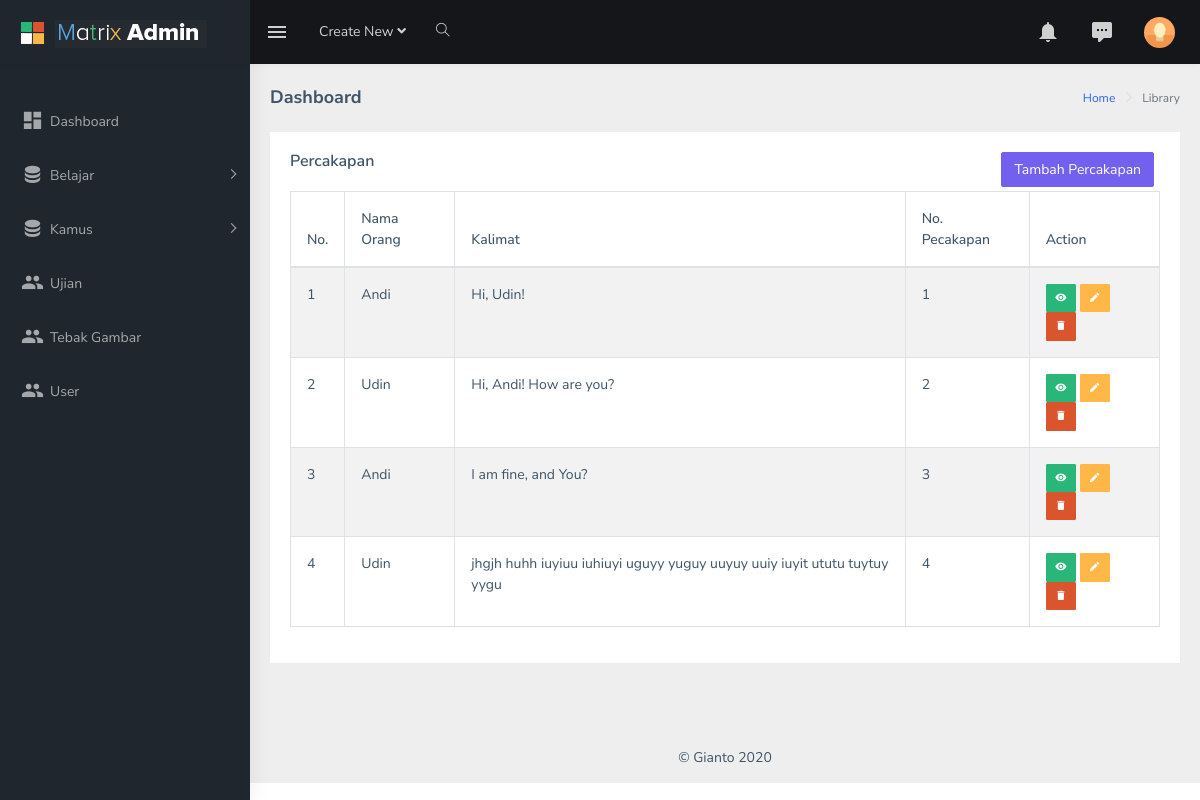
The page /index.php/data-belajar/percakapan on the database its author committed.
### tables this page shows
CREATE TABLE `percakapan` (
  `id_percakapan` int(11) NOT NULL,
  `nama` varchar(255) DEFAULT NULL,
  `kalimat` text DEFAULT NULL,
  `no_percakapan` int(11) DEFAULT NULL
);

### application/libraries/Template.php (called while the page is built)
<?php
class Template
{
    protected $_ci;
    function __construct()
    {
        $this->_ci = &get_instance();
    }
    function layout($content, $data = NULL)
    {
        $data['header'] = $this->_ci->load->view('template/header', $data, TRUE);
        $data['content'] = $this->_ci->load->view($content, $data, TRUE);
        $data['footer'] = $this->_ci->load->view('template/footer', $data, TRUE);
        $this->_ci->load->view('template/index', $data);
    }
}

### application/controllers/data-belajar/Percakapan.php (called while the page is built, shortened)
<?php
class Percakapan extends CI_Controller
{
    public function index()
    {
        $data['objects'] = $this->m_percakapan->show();
        $this->template->layout('data-belajar/percakapan/data', $data);
    }
}

### index.php (called while the page is built, shortened)
<?php
require_once BASEPATH.'core/CodeIgniter.php';

### application/models/data-belajar/M_percakapan.php (called while the page is built, shortened)
<?php
class M_percakapan extends CI_Model
{
    public function show()
    {
        $kueri = $this->db->get('percakapan');
        $hasil = $kueri->result();
        return $hasil;
    }
}

### application/views/data-belajar/percakapan/data.php (the view, shortened to what this page needs)
<div class="card">
    <div class="card-body">
        <div class="row">
            <h5 class="card-title col-6">Percakapan</h5>
            <div class="col-6 pr-3">
                <a href="<?= base_url('data-belajar/percakapan/tambah') ?>" type="button" class="btn btn-primary mb-1 float-right">Tambah Percakapan</a>
            </div>
        </div>
        <div class="table-responsive">
            <table id="zero_config" class="table table-striped table-bordered">
                <thead>
                    <tr>
                        <th>No.</th>
                        <th>Nama Orang</th>
                        <th>Kalimat</th>
                        <th>No. Pecakapan</th>
                        <th>Action</th>
                    </tr>
                </thead>
                <tbody>
                    <?php $no = 1;
                    foreach ($objects as $obj) { ?>
                        <tr>
                            <td><?= $no++ ?></td>
                            <td><?= $obj->nama ?></td>
                            <td><?= $obj->kalimat ?></td>
                            <td><?= $obj->no_percakapan ?></td>
                            <td width=15%>
                                <a href="<?= base_url('data-belajar/percakapan/detail/' . $obj->id_percakapan) ?>" type="button" class="btn btn-success btn-sm" data-toggle="tooltip" data-placement="top" title="Detail"><i class="mdi mdi-eye"></i></a>
                                <a href="<?= base_url('data-belajar/percakapan/edit/' . $obj->id_percakapan) ?>" type="button" class="btn btn-warning btn-sm" data-toggle="tooltip" data-placement="top" title="Edit"><i class="mdi mdi-pencil"></i></a>
                                <span data-toggle="modal" data-target="#modalHapus">
                                    <button type="button" class="btn btn-danger btn-sm bthapus" data-id="<?= $obj->id_percakapan ?>" data-toggle="tooltip" data-placement="top" title="Hapus"><i class="mdi mdi-delete"></i></button>
                                </span>
                            </td>
                        </tr>
                    <?php } ?>
                </tbody>
            </table>
        </div>
    </div>
</div>

### rows shown on the page
percakapan: nama "Andi", kalimat "Hi, Udin!", no_percakapan "1"
percakapan: nama "Udin", kalimat "Hi, Andi! How are you?", no_percakapan "2"
percakapan: nama "Andi", kalimat "I am fine, and You?", no_percakapan "3"
percakapan: nama "Udin", kalimat "jhgjh huhh iuyiuu iuhiuyi uguyy yuguy uuyuy uuiy iuyit ututu tuytuy yygu", no_percakapan "4"
